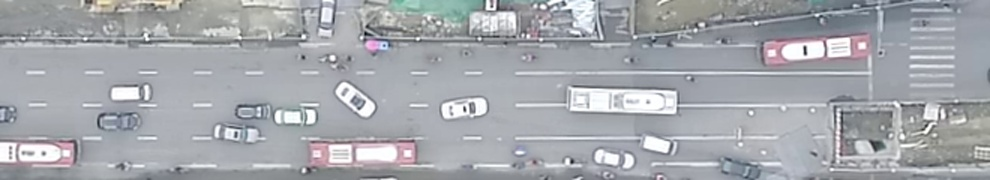
#> input picture car_pic1.jpg, 990 x 180 px; its folder holds 2 pictures in this run; the run also reads 1 picture not shown here
$ python '早期帧差测试.py'   (older library calls are emulated)
#> lines starting #> are read from the running program, lines starting #| are printed output that depends on the picture; after the words box and inside, x2 and y2 are one past the last pixel; in counts of white or black regions, pixels touching at a corner belong together
# -- coding:utf-8 --
# author: ZQF time:2018/12/15


import cv2
import numpy as np


def nothing(x):
    pass


def get_wh(box):
    dx1 = box[0][1] - box[1][1]
    dy1 = box[0][0] - box[1][0]
    dx2 = box[1][1] - box[2][1]
    dy2 = box[1][0] - box[2][0]
    w = (dx1**2 + dy1**2)**0.5
    h = (dx2**2 + dy2**2)**0.5
    if w > h:
        bi = w / h
    else:
        bi = h / w
    print('\t长宽比为：', bi)


def do_morph(diff):  # 形态学处理
    x = cv2.getTrackbarPos('x', 'pic0')
    y = cv2.getTrackbarPos('y', 'pic0')
    if x < 1:
        x = 1
    if y < 1:
        y = 1
    ksize = (x, y)
    morph = [cv2.MORPH_RECT, cv2.MORPH_ELLIPSE, cv2.MORPH_CROSS]
    i = cv2.getTrackbarPos('morph', 'pic0')
    kernel = cv2.getStructuringElement(morph[i], ksize)
    diff = cv2.dilate(diff, kernel, iterations=2)
    diff = cv2.morphologyEx(diff, cv2.MORPH_CLOSE, kernel, iterations=2)
    diff  = cv2.erode(diff, kernel)
    return diff


def print_characters(cnt):
    M = cv2.moments(cnt)
    huM = cv2.HuMoments(M)
    if M['m00'] >= 6:
        cx = int(M['m10'] / M['m00'])
        cy = int(M['m01'] / M['m00'])
        print('\t轮廓的重心是:', cx, cy)
        print("\t轮廓的面积是:", cv2.contourArea(cnt))
        print('\t轮廓的周长是:', cv2.arcLength(cnt, True))
        # (x, y), (MA, ma), angle = cv2.fitEllipse(cnt)
        # print('angle:', angle)
        print('\tM:', M)
        print('\thuM:', list(huM))


cv2.namedWindow('pic0')
cv2.createTrackbar('x', 'pic0', 1, 20, nothing)
cv2.createTrackbar('y', 'pic0', 1, 20, nothing)
cv2.createTrackbar('morph', 'pic0', 0, 2, nothing)
cv2.createTrackbar('num', 'pic0', 1, 6, nothing)


def draw_rect(cnts):
    j = 0
    for i, cnt in enumerate(cnts):
        area = cv2.contourArea(cnt)
        if area < 200:
            continue
        # cv2.drawContours(pic0, cnts, i, (0, 0, 255), 2)
        rect = cv2.minAreaRect(cnt)  # 找到包围输入2D点集的最小区域的旋转矩形
        box = cv2.boxPoints(rect)  # 获得旋转矩形的四个顶点
        box = np.int0(box)
        j += 1
        print('第%d辆车：' % j)
        cv2.drawContours(pic0, [box], 0, (255, 0, 255), 2)
        cv2.putText(pic0, str(j), tuple(box[0]), cv2.FONT_HERSHEY_SIMPLEX, 0.6, (0, 0, 255), 2, cv2.LINE_AA)
        print_characters(box)  # 输出画出矩形轮廓的参数
        get_wh(box)
    print('\n--------------------------------------------------------------------------------------')


def open_pic():
    global pic0, diff
    num = cv2.getTrackbarPos('num', 'pic0')
    pic1 = cv2.imread('car_pic%d.jpg' % num)
#> pic1 is the input picture: shape (180, 990, 3); mean B, G, R 172.4, 167.4, 164.6
    pic2 = cv2.imread('car_pic%d.jpg' % (num + 1))
    pic0 = pic1.copy()
    pic1 = cv2.cvtColor(pic1, cv2.COLOR_BGR2GRAY)
#> pic1: shape (180, 990)
    pic2 = cv2.cvtColor(pic2, cv2.COLOR_BGR2GRAY)
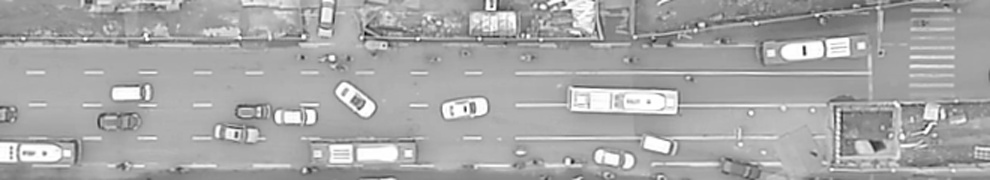
#> pic2: shape (180, 990); min 3, max 255, mean 167.2
    diff = cv2.absdiff(pic1, pic2)
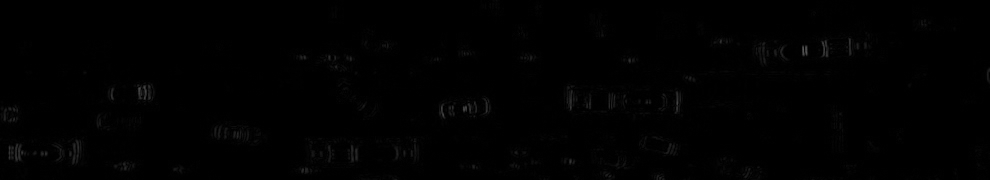
#> diff: shape (180, 990); min 0, max 88, mean 1
    diff = cv2.GaussianBlur(diff, (5, 5), 0)
    _, diff = cv2.threshold(diff, 0, 255, cv2.THRESH_BINARY | cv2.THRESH_OTSU)
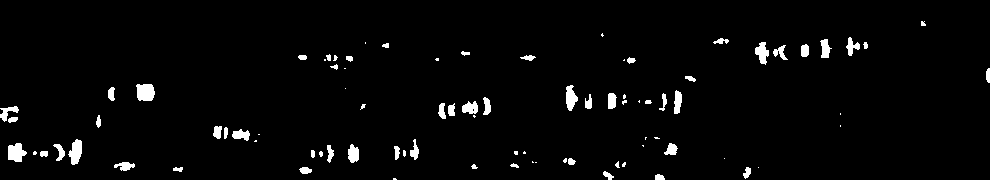
#> diff: shape (180, 990); 2.8% white; 88 white regions (32 under 20 px)
    # diff = cv2.adaptiveThreshold(diff, 255, cv2.ADAPTIVE_THRESH_MEAN_C, cv2.THRESH_BINARY_INV, 3, 2)
    diff = cv2.GaussianBlur(diff, (5, 5), 0)
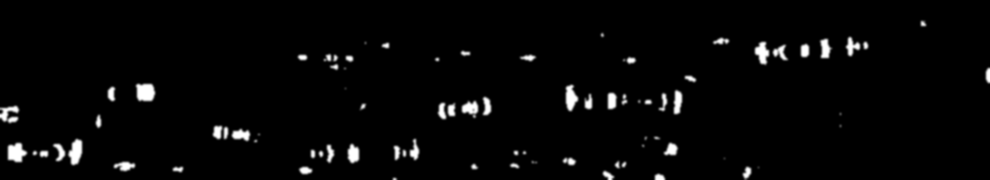
#> diff: shape (180, 990); min 0, max 255, mean 7.1


while 1:
    open_pic()  # 打开图片

    diff = do_morph(diff)  # 做形态学变换

    cv2.imshow('diff', diff)

    _, cnts, heri = cv2.findContours(diff, cv2.RETR_EXTERNAL, cv2.CHAIN_APPROX_SIMPLE)
#> cnts = 67 contours, 3 with area under 20; largest, box (x1, y1, x2, y2) and area: (51, 137, 84, 167) 596, (753, 40, 790, 67) 568, (211, 124, 252, 143) 524, (392, 137, 421, 162) 416, (134, 82, 157, 103) 405; heri = 67 rows, first 6: [1, -1, -1, -1], [2, 0, -1, -1], [3, 1, -1, -1], [4, 2, -1, -1], [5, 3, -1, -1], [6, 4, -1, -1]

    draw_rect(cnts)  # 绘制轮廓边界矩形
#> the loop in draw_rect, `for i, cnt in enumerate(cnts):` made 67 passes
#> area on passes 1, 2, 3, 5, 6, 7, 8, 9, 11, 12, 14, 15: 20.5, 82, 112.5, 131.5, 141.5, 95.5, 70, 80.5, 118.5, 36.5, 138, 35
#> (area, rect, box, cx in print_characters, cy in print_characters, dx1 in get_wh, dy1 in get_wh, dx2 in get_wh) on passes 20, 22, 25, 29, 33: (268.5, ((353, 153), (22, 14), -90), [[360, 164], [346, 164], [346, 142], [360, 142]], 353, 153, 0, 14, 22), (388, ((17, 152), (22, 22), -90), [[28, 163], [6, 163], [6, 141], [28, 141]], 17, 152, 0, 22, 22), (595.5, ((67, 151.5), (29, 32), -90), [[83, 166], [51, 166], [51, 137], [83, 137]], 67, 151, 0, 32, 29), (524, ((231.1, 132.8), (16.51, 40.32), -86.05), [[250, 142], [210, 139], [211, 123], [251, 125]], 230, 132, 3, 40, 16), (351.5, ((10, 114), (20, 20), -90), [[20, 124], [0, 124], [0, 104], [20, 104]], 10, 114, 0, 20, 20)
#> (printed output is left out)
#> after the loop in draw_rect, `for i, cnt in enumerate(cnts):`:
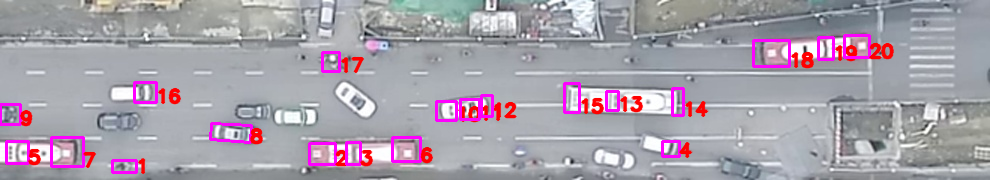
#> pic0: shape (180, 990, 3); 5.09% of pixels changed, all inside (x1, y1, x2, y2) = (0, 34, 895, 175)
#> after the loop in draw_rect, `for i, cnt in enumerate(cnts):`: j = 20

    cv2.imshow('pic0', pic0)

    k = cv2.waitKey(0)  # 按一下键盘刷新一次
#> (key Esc is pressed here)
    if k == 27:
        break

cv2.destroyAllWindows()
